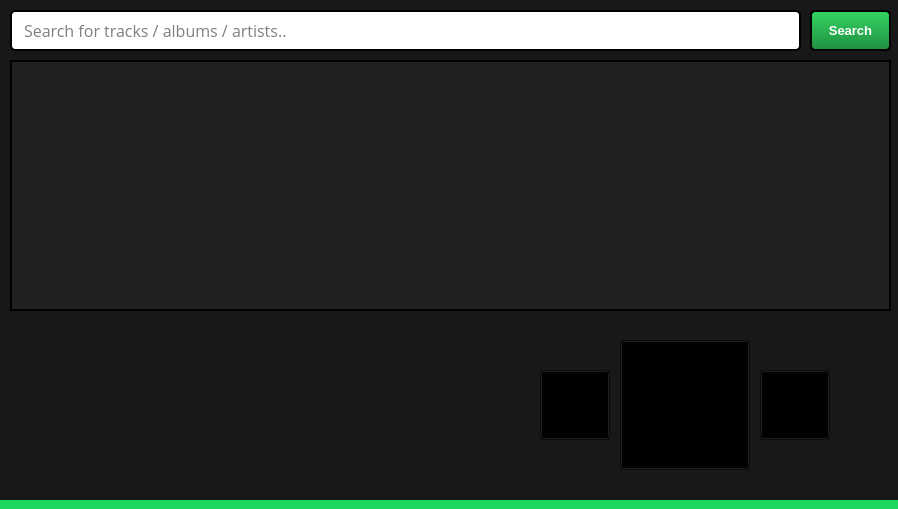
<?xml version="1.0" encoding="UTF-8"?>
<ui version="4.0">
 <class>SpotifyOverlay</class>
 <widget class="QMainWindow" name="SpotifyOverlay">
  <property name="geometry">
   <rect>
    <x>0</x>
    <y>0</y>
    <width>898</width>
    <height>509</height>
   </rect>
  </property>
  <property name="windowTitle">
   <string>SpotifyOverlay</string>
  </property>
  <property name="autoFillBackground">
   <bool>false</bool>
  </property>
  <property name="styleSheet">
   <string notr="true">QMainWindow  {
	background-color: #181818;
}

QLineEdit {
	padding-left: 10px;
	border-radius: 5px;
	border: 2px solid black;
}</string>
  </property>
  <widget class="QWidget" name="centralWidget">
   <widget class="QPushButton" name="playButton">
    <property name="geometry">
     <rect>
      <x>620</x>
      <y>340</y>
      <width>130</width>
      <height>130</height>
     </rect>
    </property>
    <property name="styleSheet">
     <string notr="true">background: transparent;</string>
    </property>
    <property name="text">
     <string/>
    </property>
    <property name="icon">
     <iconset resource="res.qrc">
      <normaloff>:/img/play.png</normaloff>:/img/play.png</iconset>
    </property>
    <property name="iconSize">
     <size>
      <width>100</width>
      <height>100</height>
     </size>
    </property>
   </widget>
   <widget class="QLineEdit" name="searchField">
    <property name="geometry">
     <rect>
      <x>10</x>
      <y>10</y>
      <width>791</width>
      <height>41</height>
     </rect>
    </property>
    <property name="font">
     <font>
      <family>Open Sans</family>
      <pointsize>12</pointsize>
     </font>
    </property>
    <property name="styleSheet">
     <string notr="true"/>
    </property>
    <property name="placeholderText">
     <string>Search for tracks / albums / artists..</string>
    </property>
   </widget>
   <widget class="QPushButton" name="searchButton">
    <property name="geometry">
     <rect>
      <x>810</x>
      <y>10</y>
      <width>81</width>
      <height>41</height>
     </rect>
    </property>
    <property name="font">
     <font>
      <pointsize>10</pointsize>
      <weight>75</weight>
      <bold>true</bold>
     </font>
    </property>
    <property name="styleSheet">
     <string notr="true">border-radius: 5px;
	border: 2px solid black;
	background-color: #2ebd59;
	color: white;
	font-weight: bold;
	background-color: qlineargradient(spread:pad, x1:0, y1:0, x2:0, y2:1, stop:0 rgba(51, 213, 99, 255), stop:1 rgba(33, 143, 64, 255));</string>
    </property>
    <property name="text">
     <string>Search</string>
    </property>
   </widget>
   <widget class="QLabel" name="albumArt">
    <property name="geometry">
     <rect>
      <x>10</x>
      <y>320</y>
      <width>170</width>
      <height>170</height>
     </rect>
    </property>
    <property name="styleSheet">
     <string notr="true"/>
    </property>
    <property name="text">
     <string/>
    </property>
    <property name="pixmap">
     <pixmap resource="res.qrc">:/img/album.jpg</pixmap>
    </property>
    <property name="scaledContents">
     <bool>true</bool>
    </property>
   </widget>
   <widget class="QLabel" name="trackTitle">
    <property name="geometry">
     <rect>
      <x>190</x>
      <y>320</y>
      <width>341</width>
      <height>41</height>
     </rect>
    </property>
    <property name="font">
     <font>
      <family>Open Sans</family>
      <pointsize>28</pointsize>
     </font>
    </property>
    <property name="styleSheet">
     <string notr="true">color: white;</string>
    </property>
    <property name="text">
     <string/>
    </property>
   </widget>
   <widget class="QLabel" name="trackArtist">
    <property name="geometry">
     <rect>
      <x>190</x>
      <y>410</y>
      <width>341</width>
      <height>31</height>
     </rect>
    </property>
    <property name="font">
     <font>
      <family>Open Sans</family>
      <pointsize>20</pointsize>
     </font>
    </property>
    <property name="styleSheet">
     <string notr="true">color: white;</string>
    </property>
    <property name="text">
     <string/>
    </property>
   </widget>
   <widget class="QLabel" name="trackAlbum">
    <property name="geometry">
     <rect>
      <x>190</x>
      <y>360</y>
      <width>341</width>
      <height>31</height>
     </rect>
    </property>
    <property name="font">
     <font>
      <family>Open Sans</family>
      <pointsize>18</pointsize>
     </font>
    </property>
    <property name="styleSheet">
     <string notr="true">color: white;</string>
    </property>
    <property name="text">
     <string/>
    </property>
   </widget>
   <widget class="QScrollArea" name="searchResults">
    <property name="geometry">
     <rect>
      <x>10</x>
      <y>60</y>
      <width>881</width>
      <height>251</height>
     </rect>
    </property>
    <property name="styleSheet">
     <string notr="true">background-color: #AA232323;
border: 1px solid black;</string>
    </property>
    <property name="widgetResizable">
     <bool>true</bool>
    </property>
    <widget class="QWidget" name="scrollAreaWidgetContents">
     <property name="geometry">
      <rect>
       <x>0</x>
       <y>0</y>
       <width>879</width>
       <height>249</height>
      </rect>
     </property>
    </widget>
   </widget>
   <widget class="QPushButton" name="prevButton">
    <property name="geometry">
     <rect>
      <x>540</x>
      <y>370</y>
      <width>70</width>
      <height>70</height>
     </rect>
    </property>
    <property name="styleSheet">
     <string notr="true">background: transparent;</string>
    </property>
    <property name="text">
     <string/>
    </property>
    <property name="icon">
     <iconset resource="res.qrc">
      <normaloff>:/img/prev.png</normaloff>:/img/prev.png</iconset>
    </property>
    <property name="iconSize">
     <size>
      <width>70</width>
      <height>70</height>
     </size>
    </property>
   </widget>
   <widget class="QPushButton" name="nextButton">
    <property name="geometry">
     <rect>
      <x>760</x>
      <y>370</y>
      <width>70</width>
      <height>70</height>
     </rect>
    </property>
    <property name="styleSheet">
     <string notr="true">background: transparent;</string>
    </property>
    <property name="text">
     <string/>
    </property>
    <property name="icon">
     <iconset resource="res.qrc">
      <normaloff>:/img/next.png</normaloff>:/img/next.png</iconset>
    </property>
    <property name="iconSize">
     <size>
      <width>70</width>
      <height>70</height>
     </size>
    </property>
   </widget>
   <widget class="QWidget" name="widget" native="true">
    <property name="geometry">
     <rect>
      <x>-1</x>
      <y>500</y>
      <width>901</width>
      <height>10</height>
     </rect>
    </property>
    <property name="minimumSize">
     <size>
      <width>0</width>
      <height>10</height>
     </size>
    </property>
    <property name="styleSheet">
     <string notr="true">background-color: #1ed760;</string>
    </property>
   </widget>
   <zorder>widget</zorder>
   <zorder>playButton</zorder>
   <zorder>searchField</zorder>
   <zorder>searchButton</zorder>
   <zorder>albumArt</zorder>
   <zorder>trackTitle</zorder>
   <zorder>trackArtist</zorder>
   <zorder>trackAlbum</zorder>
   <zorder>searchResults</zorder>
   <zorder>prevButton</zorder>
   <zorder>nextButton</zorder>
  </widget>
 </widget>
 <layoutdefault spacing="6" margin="11"/>
 <resources>
  <include location="res.qrc"/>
 </resources>
 <connections/>
</ui>
